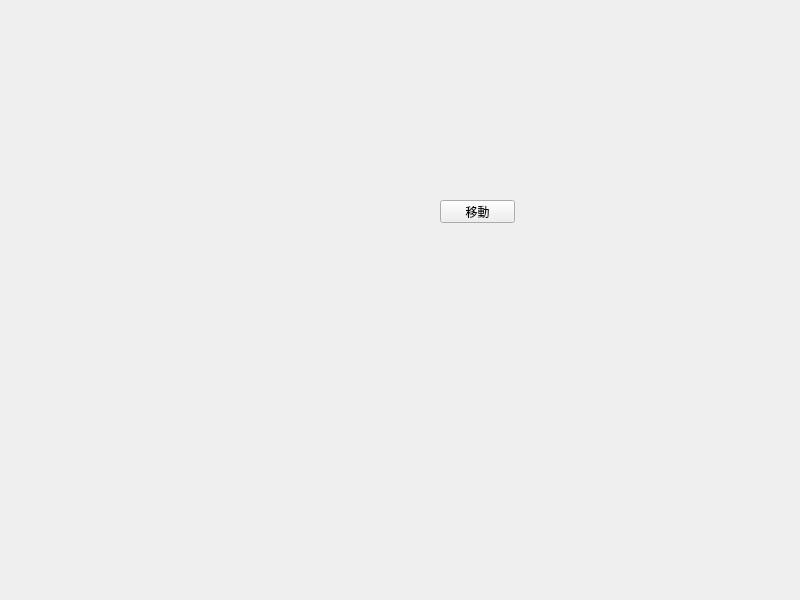
<?xml version="1.0" encoding="UTF-8"?>
<ui version="4.0">
 <class>Widget</class>
 <widget class="QWidget" name="Widget">
  <property name="geometry">
   <rect>
    <x>0</x>
    <y>0</y>
    <width>800</width>
    <height>600</height>
   </rect>
  </property>
  <property name="windowTitle">
   <string>Widget</string>
  </property>
  <widget class="QPushButton" name="pushButton">
   <property name="geometry">
    <rect>
     <x>440</x>
     <y>200</y>
     <width>75</width>
     <height>23</height>
    </rect>
   </property>
   <property name="text">
    <string>移動</string>
   </property>
  </widget>
 </widget>
 <resources/>
 <connections/>
</ui>
